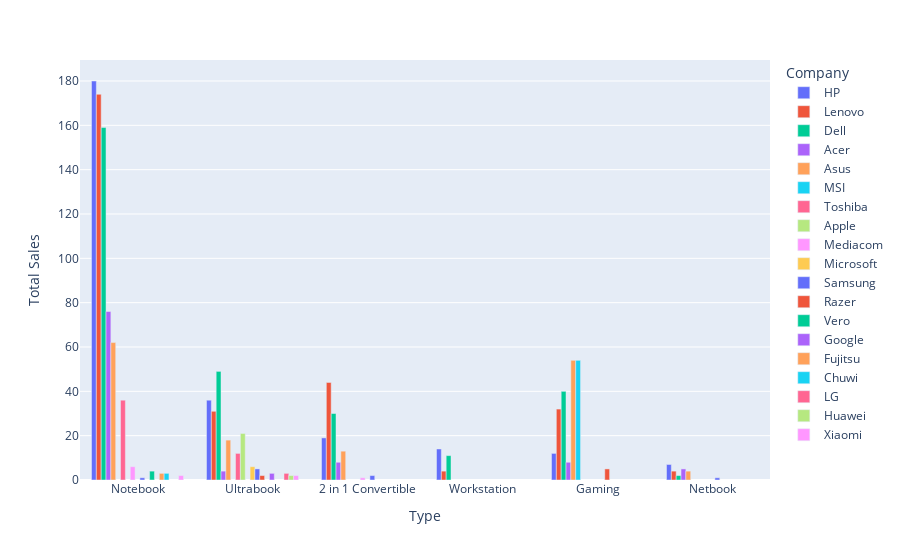

The notebook cell saved with this chart:
### Code cell
## Creating a data frame by grouping
df1=df.groupby(['Company'])['TypeName'].value_counts().to_frame().sort_values(by='count',ascending=False)
df1=df1.reset_index()
df1

## Creating a bar chart to Vis

fig= px.bar( df1 , x=df1['TypeName'] ,y= df1['count'], color='Company', barmode = 'group')
fig.update_xaxes(title='Type ')
fig.update_yaxes(title='Total Sales')

### Figure 1 — Plotly figure (JSON) as saved in the notebook; plotly's stock layout.template omitted (floating-point values rounded to 4 significant figures)
{"data": [{"alignmentgroup": "True", "hovertemplate": "Company=HP<br>TypeName=%{x}<br>count=%{y}<extra></extra>", "legendgroup": "HP", "marker": {"color": "#636efa", "pattern": {"shape": ""}}, "name": "HP", "offsetgroup": "HP", "orientation": "v", "showlegend": true, "textposition": "auto", "type": "bar", "x": ["Notebook", "Ultrabook", "2 in 1 Convertible", "Workstation", "Gaming", "Netbook"], "xaxis": "x", "y": [180, 36, 19, 14, 12, 7], "yaxis": "y"}, {"alignmentgroup": "True", "hovertemplate": "Company=Lenovo<br>TypeName=%{x}<br>count=%{y}<extra></extra>", "legendgroup": "Lenovo", "marker": {"color": "#EF553B", "pattern": {"shape": ""}}, "name": "Lenovo", "offsetgroup": "Lenovo", "orientation": "v", "showlegend": true, "textposition": "auto", "type": "bar", "x": ["Notebook", "2 in 1 Convertible", "Gaming", "Ultrabook", "Netbook", "Workstation"], "xaxis": "x", "y": [174, 44, 32, 31, 4, 4], "yaxis": "y"}, {"alignmentgroup": "True", "hovertemplate": "Company=Dell<br>TypeName=%{x}<br>count=%{y}<extra></extra>", "legendgroup": "Dell", "marker": {"color": "#00cc96", "pattern": {"shape": ""}}, "name": "Dell", "offsetgroup": "Dell", "orientation": "v", "showlegend": true, "textposition": "auto", "type": "bar", "x": ["Notebook", "Ultrabook", "Gaming", "2 in 1 Convertible", "Workstation", "Netbook"], "xaxis": "x", "y": [159, 49, 40, 30, 11, 2], "yaxis": "y"}, {"alignmentgroup": "True", "hovertemplate": "Company=Acer<br>TypeName=%{x}<br>count=%{y}<extra></extra>", "legendgroup": "Acer", "marker": {"color": "#ab63fa", "pattern": {"shape": ""}}, "name": "Acer", "offsetgroup": "Acer", "orientation": "v", "showlegend": true, "textposition": "auto", "type": "bar", "x": ["Notebook", "Gaming", "2 in 1 Convertible", "Netbook", "Ultrabook"], "xaxis": "x", "y": [76, 8, 8, 5, 4], "yaxis": "y"}, {"alignmentgroup": "True", "hovertemplate": "Company=Asus<br>TypeName=%{x}<br>count=%{y}<extra></extra>", "legendgroup": "Asus", "marker": {"color": "#FFA15A", "pattern": {"shape": ""}}, "name": "Asus", "offsetgroup": "Asus", "orientation": "v", "showlegend": true, "textposition": "auto", "type": "bar", "x": ["Notebook", "Gaming", "Ultrabook", "2 in 1 Convertible", "Netbook"], "xaxis": "x", "y": [62, 54, 18, 13, 4], "yaxis": "y"}, {"alignmentgroup": "True", "hovertemplate": "Company=MSI<br>TypeName=%{x}<br>count=%{y}<extra></extra>", "legendgroup": "MSI", "marker": {"color": "#19d3f3", "pattern": {"shape": ""}}, "name": "MSI", "offsetgroup": "MSI", "orientation": "v", "showlegend": true, "textposition": "auto", "type": "bar", "x": ["Gaming"], "xaxis": "x", "y": [54], "yaxis": "y"}, {"alignmentgroup": "True", "hovertemplate": "Company=Toshiba<br>TypeName=%{x}<br>count=%{y}<extra></extra>", "legendgroup": "Toshiba", "marker": {"color": "#FF6692", "pattern": {"shape": ""}}, "name": "Toshiba", "offsetgroup": "Toshiba", "orientation": "v", "showlegend": true, "textposition": "auto", "type": "bar", "x": ["Notebook", "Ultrabook"], "xaxis": "x", "y": [36, 12], "yaxis": "y"}, {"alignmentgroup": "True", "hovertemplate": "Company=Apple<br>TypeName=%{x}<br>count=%{y}<extra></extra>", "legendgroup": "Apple", "marker": {"color": "#B6E880", "pattern": {"shape": ""}}, "name": "Apple", "offsetgroup": "Apple", "orientation": "v", "showlegend": true, "textposition": "auto", "type": "bar", "x": ["Ultrabook"], "xaxis": "x", "y": [21], "yaxis": "y"}, {"alignmentgroup": "True", "hovertemplate": "Company=Mediacom<br>TypeName=%{x}<br>count=%{y}<extra></extra>", "legendgroup": "Mediacom", "marker": {"color": "#FF97FF", "pattern": {"shape": ""}}, "name": "Mediacom", "offsetgroup": "Mediacom", "orientation": "v", "showlegend": true, "textposition": "auto", "type": "bar", "x": ["Notebook", "2 in 1 Convertible"], "xaxis": "x", "y": [6, 1], "yaxis": "y"}, {"alignmentgroup": "True", "hovertemplate": "Company=Microsoft<br>TypeName=%{x}<br>count=%{y}<extra></extra>", "legendgroup": "Microsoft", "marker": {"color": "#FECB52", "pattern": {"shape": ""}}, "name": "Microsoft", "offsetgroup": "Microsoft", "orientation": "v", "showlegend": true, "textposition": "auto", "type": "bar", "x": ["Ultrabook"], "xaxis": "x", "y": [6], "yaxis": "y"}, {"alignmentgroup": "True", "hovertemplate": "Company=Samsung<br>TypeName=%{x}<br>count=%{y}<extra></extra>", "legendgroup": "Samsung", "marker": {"color": "#636efa", "pattern": {"shape": ""}}, "name": "Samsung", "offsetgroup": "Samsung", "orientation": "v", "showlegend": true, "textposition": "auto", "type": "bar", "x": ["Ultrabook", "2 in 1 Convertible", "Netbook", "Notebook"], "xaxis": "x", "y": [5, 2, 1, 1], "yaxis": "y"}, {"alignmentgroup": "True", "hovertemplate": "Company=Razer<br>TypeName=%{x}<br>count=%{y}<extra></extra>", "legendgroup": "Razer", "marker": {"color": "#EF553B", "pattern": {"shape": ""}}, "name": "Razer", "offsetgroup": "Razer", "orientation": "v", "showlegend": true, "textposition": "auto", "type": "bar", "x": ["Gaming", "Ultrabook"], "xaxis": "x", "y": [5, 2], "yaxis": "y"}, {"alignmentgroup": "True", "hovertemplate": "Company=Vero<br>TypeName=%{x}<br>count=%{y}<extra></extra>", "legendgroup": "Vero", "marker": {"color": "#00cc96", "pattern": {"shape": ""}}, "name": "Vero", "offsetgroup": "Vero", "orientation": "v", "showlegend": true, "textposition": "auto", "type": "bar", "x": ["Notebook"], "xaxis": "x", "y": [4], "yaxis": "y"}, {"alignmentgroup": "True", "hovertemplate": "Company=Google<br>TypeName=%{x}<br>count=%{y}<extra></extra>", "legendgroup": "Google", "marker": {"color": "#ab63fa", "pattern": {"shape": ""}}, "name": "Google", "offsetgroup": "Google", "orientation": "v", "showlegend": true, "textposition": "auto", "type": "bar", "x": ["Ultrabook"], "xaxis": "x", "y": [3], "yaxis": "y"}, {"alignmentgroup": "True", "hovertemplate": "Company=Fujitsu<br>TypeName=%{x}<br>count=%{y}<extra></extra>", "legendgroup": "Fujitsu", "marker": {"color": "#FFA15A", "pattern": {"shape": ""}}, "name": "Fujitsu", "offsetgroup": "Fujitsu", "orientation": "v", "showlegend": true, "textposition": "auto", "type": "bar", "x": ["Notebook"], "xaxis": "x", "y": [3], "yaxis": "y"}, {"alignmentgroup": "True", "hovertemplate": "Company=Chuwi<br>TypeName=%{x}<br>count=%{y}<extra></extra>", "legendgroup": "Chuwi", "marker": {"color": "#19d3f3", "pattern": {"shape": ""}}, "name": "Chuwi", "offsetgroup": "Chuwi", "orientation": "v", "showlegend": true, "textposition": "auto", "type": "bar", "x": ["Notebook"], "xaxis": "x", "y": [3], "yaxis": "y"}, {"alignmentgroup": "True", "hovertemplate": "Company=LG<br>TypeName=%{x}<br>count=%{y}<extra></extra>", "legendgroup": "LG", "marker": {"color": "#FF6692", "pattern": {"shape": ""}}, "name": "LG", "offsetgroup": "LG", "orientation": "v", "showlegend": true, "textposition": "auto", "type": "bar", "x": ["Ultrabook"], "xaxis": "x", "y": [3], "yaxis": "y"}, {"alignmentgroup": "True", "hovertemplate": "Company=Huawei<br>TypeName=%{x}<br>count=%{y}<extra></extra>", "legendgroup": "Huawei", "marker": {"color": "#B6E880", "pattern": {"shape": ""}}, "name": "Huawei", "offsetgroup": "Huawei", "orientation": "v", "showlegend": true, "textposition": "auto", "type": "bar", "x": ["Ultrabook"], "xaxis": "x", "y": [2], "yaxis": "y"}, {"alignmentgroup": "True", "hovertemplate": "Company=Xiaomi<br>TypeName=%{x}<br>count=%{y}<extra></extra>", "legendgroup": "Xiaomi", "marker": {"color": "#FF97FF", "pattern": {"shape": ""}}, "name": "Xiaomi", "offsetgroup": "Xiaomi", "orientation": "v", "showlegend": true, "textposition": "auto", "type": "bar", "x": ["Notebook", "Ultrabook"], "xaxis": "x", "y": [2, 2], "yaxis": "y"}], "layout": {"barmode": "group", "legend": {"title": {"text": "Company"}, "tracegroupgap": 0}, "margin": {"t": 60}, "xaxis": {"anchor": "y", "domain": [0, 1], "title": {"text": "Type "}}, "yaxis": {"anchor": "x", "domain": [0, 1], "title": {"text": "Total Sales"}}}}
